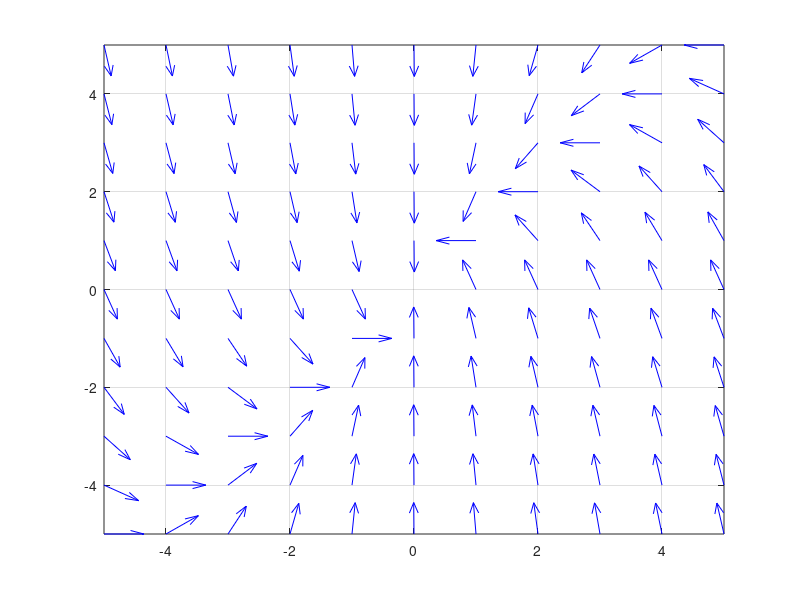

This figure's MATLAB source:
function PhasePortrait()

h1 = 10.9;
h2 = 0.18;
A1 = 4046.86
A2 = 5000
C1 = 0.718;
C2 = 0.8;
m1 = 18130.45
m2 = (A2/0.062)*0.00144

k1 = (h1*A1)/(m1*C1);
k2 = (h2*A2)/(m1*C1);
E = (m1*C1)/(m2*C2);

a= -(k1 + k2);
b= k2;
c= E*k2;
d= -E*k2;

x = [-5:1:5];
y=[-5:1:5];

m = length(x);
n = length(y);

xc = zeros(m,n);
yc = zeros(m,n);

for i = 1:n
    for j = 1:n
        xc(j,i) = a*x(i)+b*y(j);
        yc(j,i) = c*x(i)+d*y(j);
    end;
end;

figure(1)

plot(x,0*x,':k') % plots the x axis only
plot(0*y,y,':k') % plots the y axis only

arrow = sqrt(xc.^2 + yc.^2);

quiver(x,y,xc./arrow,yc./arrow, 0.5, 'b')

xlim([min(x) max(x)])
ylim([min(y) max(y)])

hold on
grid on

end

